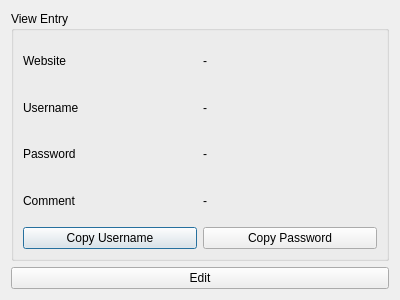
<?xml version="1.0" encoding="UTF-8"?>
<ui version="4.0">
 <class>viewEntryDialog</class>
 <widget class="QDialog" name="viewEntryDialog">
  <property name="geometry">
   <rect>
    <x>0</x>
    <y>0</y>
    <width>400</width>
    <height>300</height>
   </rect>
  </property>
  <property name="windowTitle">
   <string>Dialog</string>
  </property>
  <layout class="QVBoxLayout" name="verticalLayout">
   <item>
    <widget class="QGroupBox" name="groupBox">
     <property name="title">
      <string>View Entry</string>
     </property>
     <layout class="QGridLayout" name="gridLayout">
      <item row="0" column="0">
       <widget class="QLabel" name="label">
        <property name="text">
         <string>Website</string>
        </property>
       </widget>
      </item>
      <item row="3" column="1">
       <widget class="QLabel" name="comment">
        <property name="text">
         <string>-</string>
        </property>
       </widget>
      </item>
      <item row="1" column="0">
       <widget class="QLabel" name="label_2">
        <property name="text">
         <string>Username</string>
        </property>
       </widget>
      </item>
      <item row="2" column="0">
       <widget class="QLabel" name="label_3">
        <property name="text">
         <string>Password</string>
        </property>
       </widget>
      </item>
      <item row="3" column="0">
       <widget class="QLabel" name="label_4">
        <property name="text">
         <string>Comment</string>
        </property>
       </widget>
      </item>
      <item row="0" column="1">
       <widget class="QLabel" name="website">
        <property name="text">
         <string>-</string>
        </property>
       </widget>
      </item>
      <item row="2" column="1">
       <widget class="QLabel" name="password">
        <property name="text">
         <string>-</string>
        </property>
       </widget>
      </item>
      <item row="1" column="1">
       <widget class="QLabel" name="uname">
        <property name="text">
         <string>-</string>
        </property>
       </widget>
      </item>
      <item row="4" column="0">
       <widget class="QPushButton" name="cpyUname">
        <property name="text">
         <string>Copy Username</string>
        </property>
       </widget>
      </item>
      <item row="4" column="1">
       <widget class="QPushButton" name="cpyPass">
        <property name="text">
         <string>Copy Password</string>
        </property>
       </widget>
      </item>
     </layout>
    </widget>
   </item>
   <item>
    <widget class="QPushButton" name="editBtn">
     <property name="text">
      <string>Edit</string>
     </property>
    </widget>
   </item>
  </layout>
 </widget>
 <resources/>
 <connections/>
</ui>
